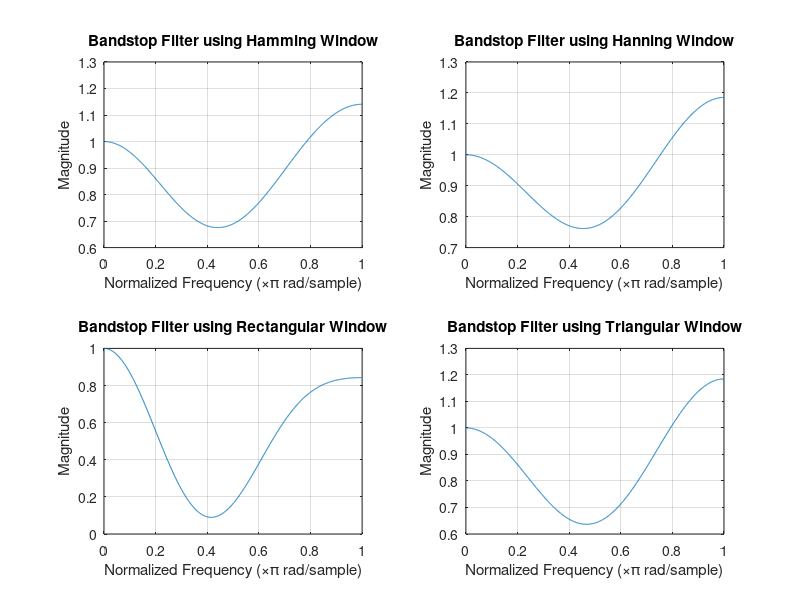

This chart was generated by the following MATLAB code:

N = input('Enter the filter order N: ');

f1 = 0.3; 
f2 = 0.6;  



hamming_window = fir1(N, [f1 f2], 'stop', hamming(N+1));
[h_hamming, w_hamming] = freqz(hamming_window, 1, 1024);


hanning_window = fir1(N, [f1 f2], 'stop', hanning(N+1));
[h_hanning, w_hanning] = freqz(hanning_window, 1, 1024);


rectangular_window = fir1(N, [f1 f2], 'stop', rectwin(N+1));
[h_rectangular, w_rectangular] = freqz(rectangular_window, 1, 1024);


triangular_window = fir1(N, [f1 f2], 'stop', bartlett(N+1));
[h_triangular, w_triangular] = freqz(triangular_window, 1, 1024);


figure;
subplot(2, 2, 1);
plot(w_hamming/pi, abs(h_hamming));
title('Bandstop Filter using Hamming Window');
xlabel('Normalized Frequency (\times\pi rad/sample)');
ylabel('Magnitude');
grid on;

subplot(2, 2, 2);
plot(w_hanning/pi, abs(h_hanning));
title('Bandstop Filter using Hanning Window');
xlabel('Normalized Frequency (\times\pi rad/sample)');
ylabel('Magnitude');
grid on;

subplot(2, 2, 3);
plot(w_rectangular/pi, abs(h_rectangular));
title('Bandstop Filter using Rectangular Window');
xlabel('Normalized Frequency (\times\pi rad/sample)');
ylabel('Magnitude');
grid on;

subplot(2, 2, 4);
plot(w_triangular/pi, abs(h_triangular));
title('Bandstop Filter using Triangular Window');
xlabel('Normalized Frequency (\times\pi rad/sample)');
ylabel('Magnitude');
grid on;
